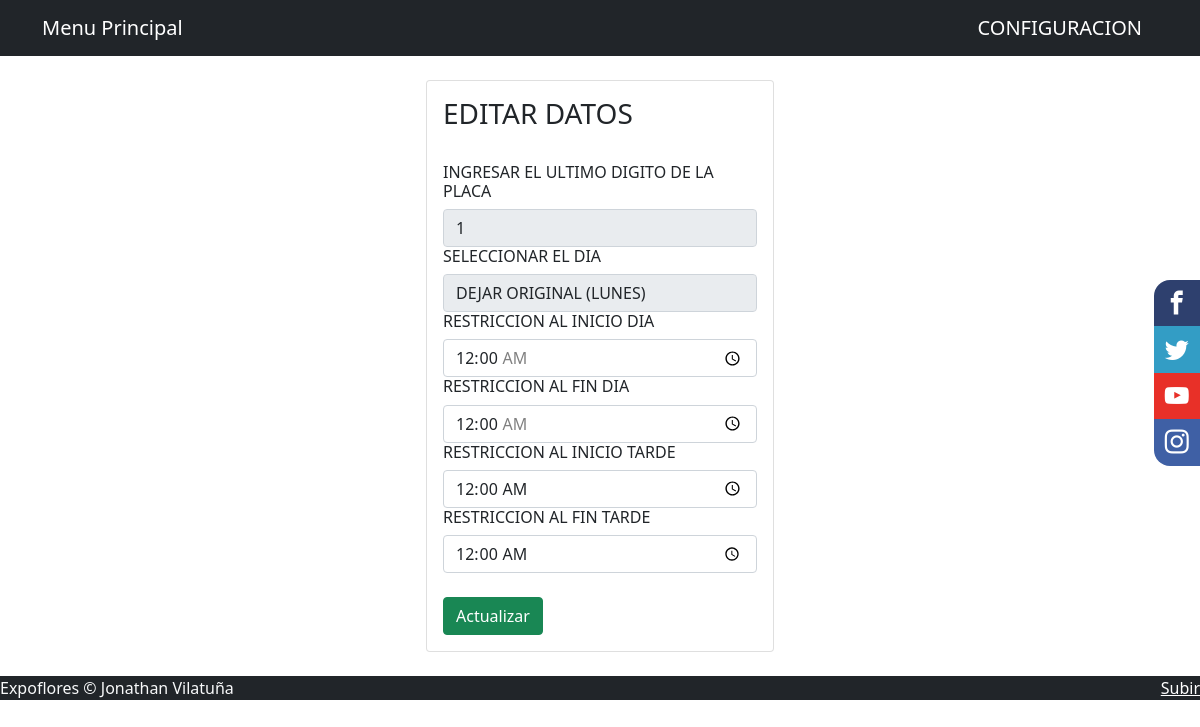
Page /edit.php?id=36 on the committed database.
### tables this page shows
CREATE TABLE `horarios` (
  `id` int(11) NOT NULL,
  `ultimoDigito` int(11) NOT NULL,
  `dia` varchar(254) NOT NULL,
  `inicioManana` time NOT NULL,
  `finManana` time NOT NULL,
  `inicioTarde` time NOT NULL,
  `finTarde` time NOT NULL
);

### edit.php (the view, shortened to what this page needs)
<?php
include("db.php");
if (isset($_GET['id'])) {
    $id = $_GET['id'];
    $query = "SELECT * FROM horarios WHERE id = $id";
    $result = mysqli_query($conn, $query);
    if (mysqli_num_rows($result) == 1) {
        $row = mysqli_fetch_array($result);
        $digito = $row['ultimoDigito'];
        $dia = $row['dia'];
        $timeInicioD = $row['inicioManana'];
        $timefinD = $row['finManana'];
        $timeInicioT = $row['inicioTarde'];
        $timefinT = $row['finTarde'];
    }
}
?>
<?php include("includes/header.php") ?>
<div class="container p-4">
    <div class="row">
        <div class="col-md-4 mx-auto">
            <div class="card card-body">
                <form action="edit.php?id=<?php echo $_GET['id'] ?>" method="POST">
                    <div class="form-group">
                        <h3>EDITAR DATOS</h3>
                        <br>
                        <h6>INGRESAR EL ULTIMO DIGITO DE LA PLACA</h6>
                        <input type="number" name="digito" value="<?php echo $digito ?>" class="form-control" placeholder="Ingrese Ultimo Numero de la Placa" min="0" max="9" readonly>
                        <h6>SELECCIONAR EL DIA</h6>
                        <select name="dia" class="form-control" placeholder="Ingrese el Dia" readonly>
                            <option value="<?php echo $dia ?>">DEJAR ORIGINAL (<?php echo $dia ?>)</option>
                        </select>
                        <h6>RESTRICCION AL INICIO DIA</h6>
                        <input type="time" name="timeInicioD" min="04:00" max="11:00" value="<?php echo $timeInicioD ?>" class="form-control" placeholder="Ingrese el Horario de Pico y Placa" required>
                        <h6>RESTRICCION AL FIN DIA</h6>
                        <input type="time" name="timefinD" min="04:00" max="11:00" value="<?php echo $timefinD ?>" class="form-control" placeholder="Ingrese el Horario de Pico y Placa" required>
                        <h6>RESTRICCION AL INICIO TARDE</h6>
                        <input type="time" name="timeInicioT" min="16:00" max="22:00" value="<?php echo $timeInicioT ?>" class="form-control" placeholder="Ingrese el Horario de Pico y Placa" required>
                        <h6>RESTRICCION AL FIN TARDE</h6>
                        <input type="time" name="timefinT" min="16:00" max="22:00" value="<?php echo $timefinT ?>" class="form-control" placeholder="Ingrese el Horario de Pico y Placa" required>
                        <br>
                    </div>
                    <button class="btn btn-success" name="update">
                        Actualizar
                    </button>
                    <br>
                </form>
            </div>
        </div>
    </div>
</div>
<?php include("includes/footer.php") ?>

### css/main.css (style rules this page uses)
html { font-size: 16px; }

### rows in the picture
horarios: digito "1", timeInicioD "00:00:00", timefinD "00:00:00", timeInicioT "00:00:00", timefinT "00:00:00"
